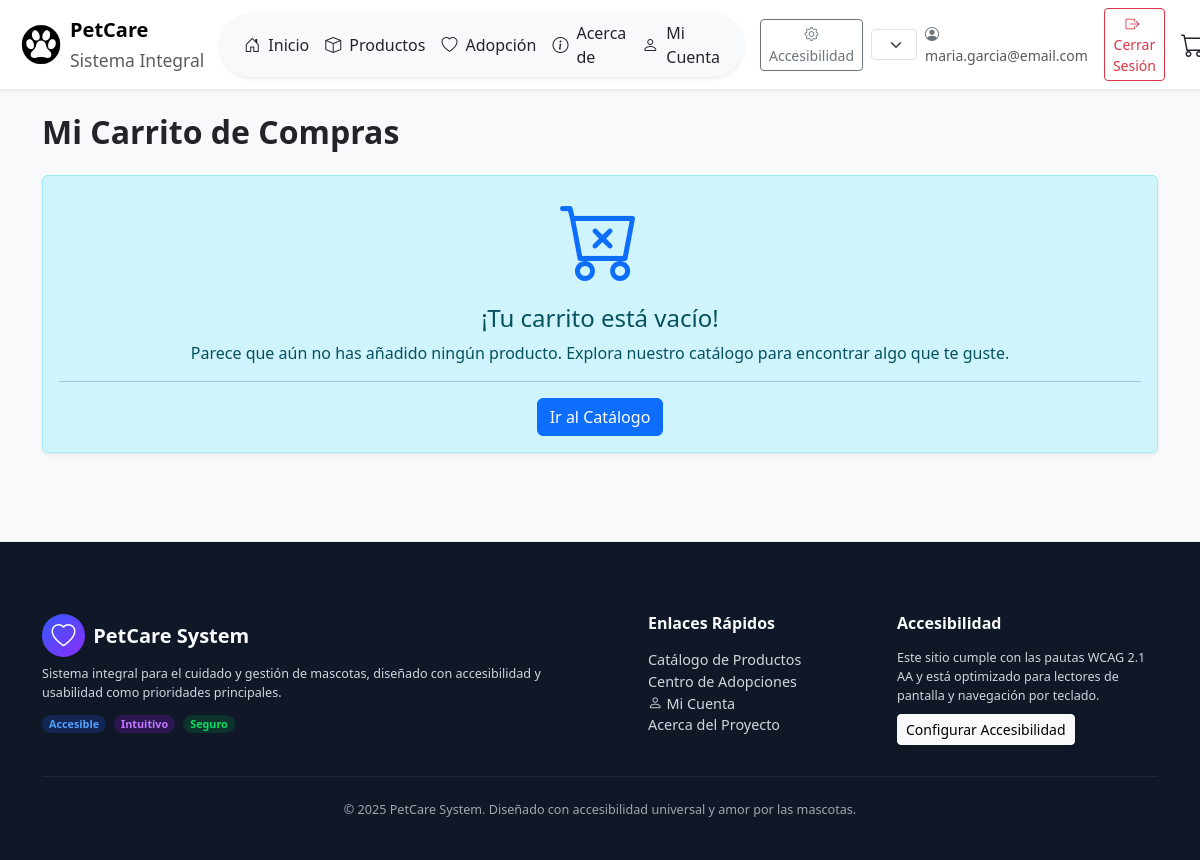
Before: /es/cart/ (signed in) with the older database file.
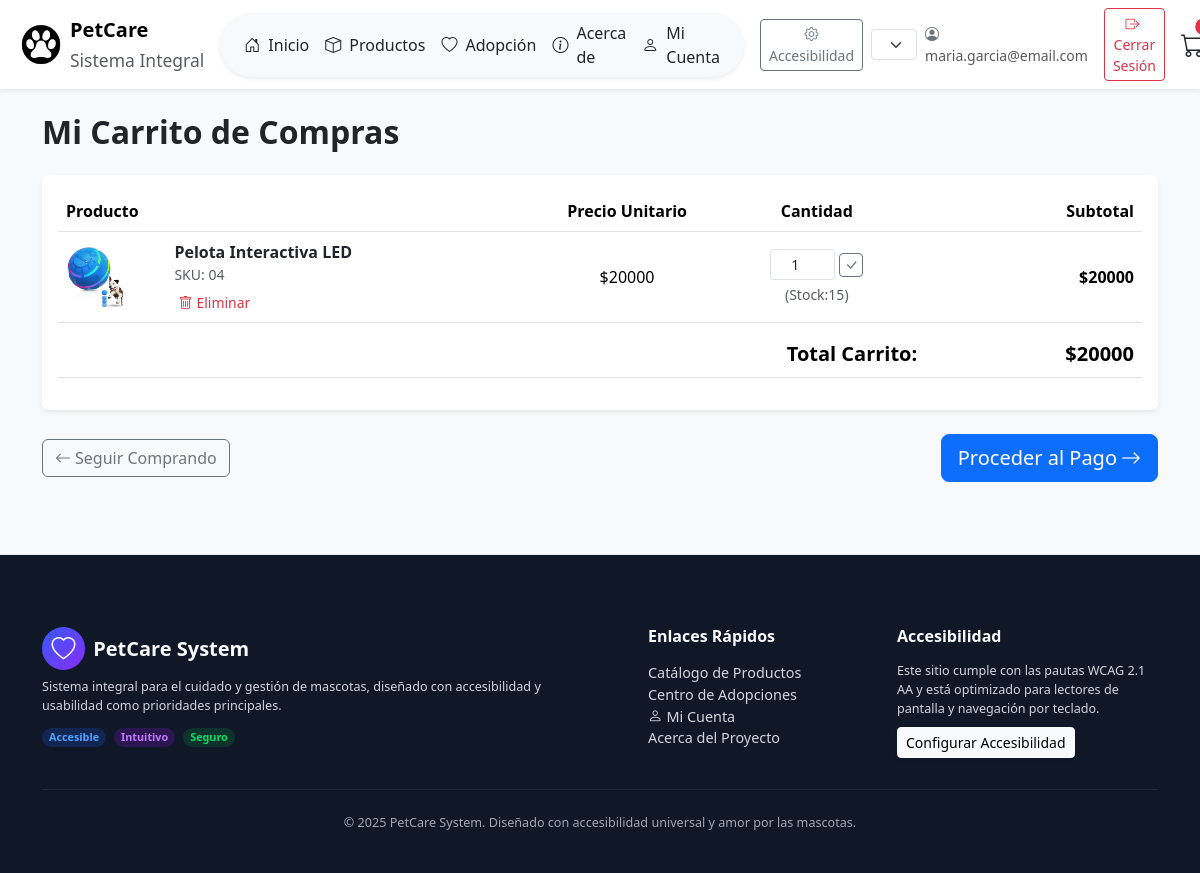
After: the same page with the newer database file.
### cart/models.py (models this page shows, shortened)
class CartItem(models.Model):
    cart = models.ForeignKey(Cart, related_name='items', on_delete=models.CASCADE) #
    product = models.ForeignKey(Product, on_delete=models.CASCADE, related_name='cart_items') #
    quantity = models.PositiveIntegerField(default=1) #
    added_at = models.DateTimeField(auto_now_add=True) #
    class Meta:
        unique_together = ('cart', 'product') #
        ordering = ['added_at'] #
    @property
    def total_price(self):
        if self.product and self.product.price is not None:
             return self.product.price * self.quantity #
        return 0 #

class Cart(models.Model):
    user = models.OneToOneField(
        settings.AUTH_USER_MODEL, #
        null=True,
        blank=True,
        on_delete=models.CASCADE,
        related_name='cart' #
    )
    session_key = models.CharField(max_length=40, null=True, blank=True, unique=True, db_index=True) #
    created_at = models.DateTimeField(auto_now_add=True) #
    updated_at = models.DateTimeField(auto_now=True) #
    @property
    def total_cart_price(self):
        return sum(item.total_price for item in self.items.all()) #
    @property
    def total_items(self):
        return sum(item.quantity for item in self.items.all()) #

### catalog/models.py (models this page shows, shortened)
class Product(models.Model):
    sku = models.CharField(_("SKU"), max_length=3, unique=True)
    name = models.CharField(_("Nombre"), max_length=120)
    category = models.CharField(_("Categoría"), max_length=8, choices=Category.choices)
    price = models.DecimalField(_("Precio"), max_digits=10, decimal_places=2)
    stock = models.PositiveIntegerField(_("Stock"), default=0)
    description = models.TextField(_("Descripción"), blank=True)
    image = models.ImageField(_("Imagen"), upload_to="products/", blank=True, null=True)
    is_active = models.BooleanField(_("Activo"), default=True)
    created_at = models.DateTimeField(auto_now_add=True)
    class Meta:
        ordering = ["name"]

### cart/views.py (the view)
# urls.py: path('', views.cart_detail, name='cart_detail'), #
def cart_detail(request):
    cart = get_or_create_cart(request)
    context = {'cart': cart}
    return render(request, 'cart/cart_detail.html', context)

### cart/templatetags/cart_tags.py (called while the page is built)
@register.simple_tag(takes_context=True)
def get_cart(context):
    request = context['request']
    return get_or_create_cart(request)

@register.filter
def cart_item_count(cart):
    if cart:
        return cart.total_items #
    return 0

### cart/utils.py (called while the page is built)
def get_or_create_cart(request):
    if request.user.is_authenticated:
        cart, created = Cart.objects.get_or_create(user=request.user, session_key=None) #
    else:
        session_key = request.session.session_key
        if not session_key:
            request.session.create() #
            session_key = request.session.session_key
        cart, created = Cart.objects.get_or_create(session_key=session_key, user=None) #
    return cart

### templates/cart/cart_detail.html (shortened to what the changed rows need)
{% extends "base.html" %}
{% load static %}
{% load humanize %}
{% load i18n %}
{% block content %}
    <h2 class="fw-bold mb-4">{% trans "Mi Carrito de Compras" %}</h2>
    {% if cart and cart.items.exists %}
    <div class="table-responsive shadow-sm bg-white rounded p-3">
        <table class="table table-hover align-middle">
            <thead>
                <tr>
                    <th scope="col" style="width: 10%;">{% trans "Producto" %}</th>
                    <th scope="col" style="width: 35%;"></th>
                    <th scope="col" class="text-center" style="width: 15%;">{% trans "Precio Unitario" %}</th>
                    <th scope="col" class="text-center" style="width: 20%;">{% trans "Cantidad" %}</th>
                    <th scope="col" class="text-end" style="width: 20%;">{% trans "Subtotal" %}</th>
                </tr>
            </thead>
            <tbody>
                {% for item in cart.items.all %}
                <tr>
                    <td>
                        {% if item.product.image %}
                            <img src="{{ item.product.image.url }}" alt="{{ item.product.name }}" class="img-fluid rounded" style="max-height: 60px; object-fit: cover;">
                        {% else %}
                            <div class="bg-light rounded d-flex align-items-center justify-content-center" style="height: 60px; width: 60px;">
                                <i class="bi bi-box-seam text-secondary fs-3" role="img" aria-label="{% trans 'Imagen de producto no disponible' %}"></i>
                            </div>
                        {% endif %}
                    </td>
                    <td>
                        <span class="text-dark fw-bold">{{ item.product.name }}</span>
                        <div class="small text-muted">SKU: {{ item.product.sku }}</div>
                        <form action="{% url 'cart:remove_from_cart' item.id %}" method="post" class="mt-1"> {% csrf_token %}
                            <button type="submit" class="btn btn-sm btn-outline-danger p-1 lh-1 border-0 text-danger" aria-label="{% trans 'Eliminar' %} {{ item.product.name }} {% trans 'del carrito' %}">
                                <i class="bi bi-trash me-1" aria-hidden="true"></i>{% trans "Eliminar" %}
                            </button>
                        </form>
                    </td>
                    <td class="text-center">${{ item.product.price|floatformat:0 }}</td>
                    <td class="text-center">
                        <form action="{% url 'cart:update_cart_item' item.id %}" method="post" class="d-inline-flex align-items-center"> {% csrf_token %}
                            <input type="number" name="quantity" value="{{ item.quantity }}"
                                   min="1" max="{{ item.product.stock }}"
                                   class="form-control form-control-sm text-center me-1" style="width: 65px;"
                                   aria-label="{% trans 'Cantidad de' %} {{ item.product.name }}">
                            <button type="submit" class="btn btn-sm btn-outline-secondary p-1 lh-1" aria-label="{% trans 'Actualizar cantidad de' %} {{ item.product.name }}">
                                <i class="bi bi-check-lg" aria-hidden="true"></i>
                            </button>
                        </form>
                        <div class="small text-muted mt-1">({% trans "Stock:" %}{{ item.product.stock }})</div>
                    </td>
                    <td class="text-end fw-bold">${{ item.total_price|floatformat:0 }}</td>
                </tr>
                {% endfor %}
            </tbody>
            <tfoot>
                <tr>
                    <td colspan="4" class="text-end fs-5 fw-bold border-top pt-3">{% trans "Total Carrito:" %}</td>
                    <td class="text-end fs-5 fw-bold border-top pt-3">${{ cart.total_cart_price|floatformat:0 }}</td>
                </tr>
            </tfoot>
        </table>
    </div>
    <div class="d-flex justify-content-between align-items-center mt-4">
        <a href="{% url 'catalog:product_list' %}" class="btn btn-outline-secondary"> <i class="bi bi-arrow-left me-1" aria-hidden="true"></i>{% trans "Seguir Comprando" %} </a>
        <a href="{% url 'orders:checkout' %}" class="btn btn-primary btn-lg">{% trans "Proceder al Pago" %}<i class="bi bi-arrow-right ms-1" aria-hidden="true"></i> </a>
    </div>
    {% else %}
        <div class="alert alert-info text-center shadow-sm" role="alert">
            <i class="bi bi-cart-x display-1 text-primary" aria-hidden="true"></i>
            <h4 class="alert-heading mt-3">{% trans "¡Tu carrito está vacío!" %}</h4>
            <p>{% blocktrans %}Parece que aún no has añadido ningún producto. Explora nuestro catálogo para encontrar algo que te guste.{% endblocktrans %}</p>
            <hr>
            <a href="{% url 'catalog:product_list' %}" class="btn btn-primary"> {% trans "Ir al Catálogo" %} </a>
        </div>
    {% endif %}
{% endblock %}

Changed rows visible on the page:
added CartItem: product.image (picture), product.name "Pelota Interactiva LED", product.sku "04", product.price "20000", quantity "1", product.stock "15", total_price "20000"
now on this page (row unchanged): Cart: total_cart_price "20000"
Other visible differences:
text no longer shown: "¡Tu carrito está vacío! Parece que aún no has añadido ningún producto. Explora nuestro catálogo para encontrar algo que te guste. Ir al Catálogo"
text now shown: "Producto Precio Unitario Cantidad Subtotal Total Carrito: $ Seguir Comprando Proceder al Pago"
